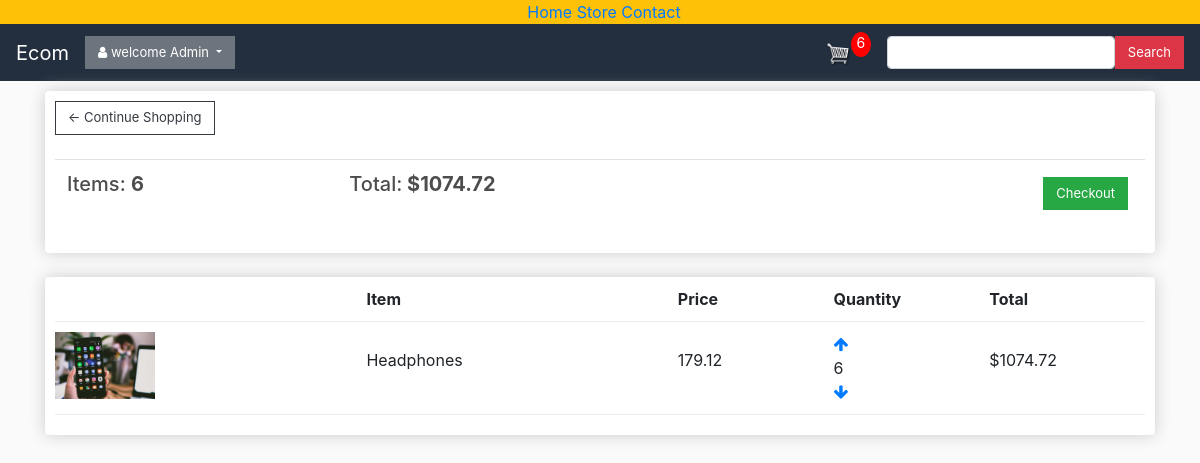
Page /user_cart/ (signed in) on the earlier database version.
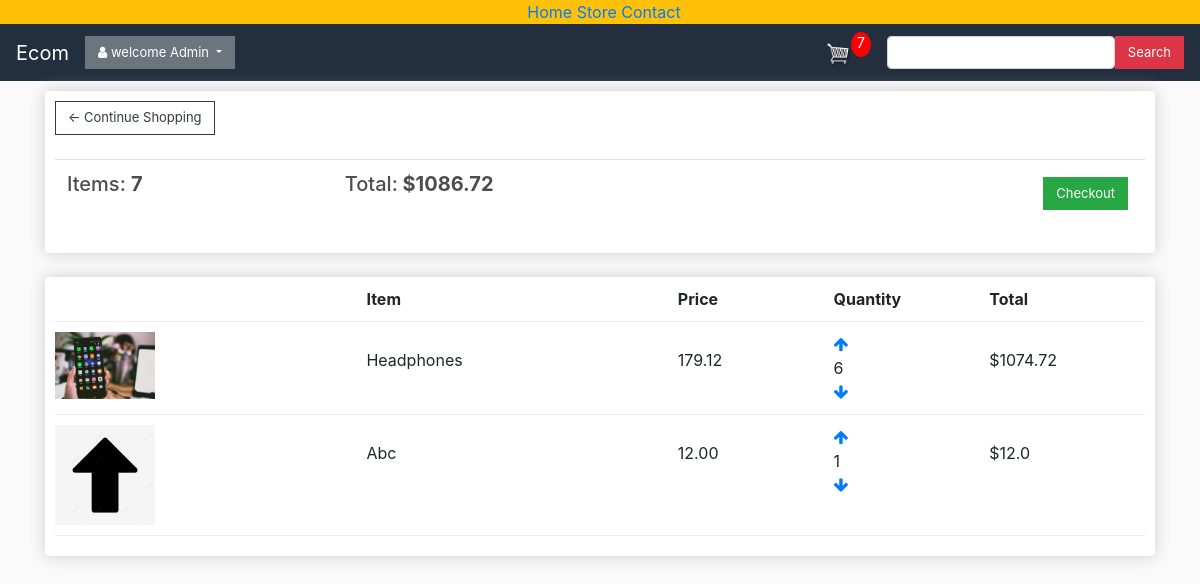
Same page on the later database version.
### user_panel/models.py (models this page shows, shortened)
class Order(models.Model):
    customer = models.ForeignKey(Customer, on_delete=models.SET_NULL, blank=True, null=True)
    date_orderd = models.DateTimeField(auto_now_add=True)
    complete = models.BooleanField(default=False, null=True, blank=False)
    transaction_id = models.CharField(max_length=200, null=True)
    @property
    def get_cart_total(self):
        orderitems = self.orderitem_set.all()
        total = sum([item.get_total for item in orderitems])
        return total
    @property
    def get_cart_items(self):
        orderitems = self.orderitem_set.all()
        total = sum([item.quantity for item in orderitems])
        return total

class OrderItem(models.Model):
    product = models.ForeignKey(Product, on_delete=models.SET_NULL, blank=True, null=True)
    order = models.ForeignKey(Order, on_delete=models.SET_NULL, blank=True, null=True)
    quantity = models.IntegerField(default=0, null=True, blank=True)
    date_added = models.DateTimeField(auto_now_add=True)
    @property
    def get_total(self):
        total = self.product.price * self.quantity
        return total

class Product(models.Model):
    name = models.CharField(max_length=200, null=True)
    price = models.FloatField()
    descriptions = models.CharField(max_length=500, null=True)
    digital = models.BooleanField(default=False, null=True, blank=False)
    image1 = models.ImageField(null=True, blank=True)
    image2 = models.ImageField(null=True, blank=True)
    image3 = models.ImageField(null=True, blank=True)
    def imageURL1(self):
        try:
            url = self.image1.url
        except:
            url = ''
        return url

### user_panel/views.py (the view)
# urls.py: path('user_cart/', views.cart, name="user_cart"),
def cart(request):
    if request.user.is_authenticated:
        customer = request.user.customer
        order, created = Order.objects.get_or_create(customer=customer, complete=False)
        items = order.orderitem_set.all()
        cartItems = order.get_cart_items
    else:
        items = []
        order = {'get_cart_total':0, 'get_cart_items': 0,  'shipping': False}
        cartItems = order['get_cart_items']
    context = {
        'items': items,
        'order': order,
        'cartItems': cartItems
    }
    return render(request, 'user_panel/cart.html', context)

### templates/user_panel/cart.html
{% extends 'user_panel/base.html' %} {% load static %} {% block content %}
<div class="row">
  <div class="col-lg-12">
    <div class="box-element">
      <a class="btn btn-outline-dark" href="{% url 'user_store' %}"
        >&#x2190; Continue Shopping</a
      >
      <br />
      <br />
      <table class="table">
        <tr>
          <th>
            <h5>Items: <strong>{{order.get_cart_items}}</strong></h5>
          </th>
          <th>
            <h5>
              Total:<strong> ${{order.get_cart_total|floatformat:2}}</strong>
            </h5>
          </th>
          <th>
            <a
              style="float: right; margin: 5px"
              class="btn btn-success"
              href="{% url 'user_checkout' %}"
              >Checkout</a
            >
          </th>
        </tr>
      </table>
    </div>
    <br />
    <div class="box-element">
      <div class="cart-row">
        <div style="flex: 2"></div>
        <div style="flex: 2"><strong>Item</strong></div>
        <div style="flex: 1"><strong>Price</strong></div>
        <div style="flex: 1"><strong>Quantity</strong></div>
        <div style="flex: 1"><strong>Total</strong></div>
      </div>
      {% for item in items %}
      <div class="cart-row">
        <div style="flex: 2">
          <img class="row-image" src="{{item.product.imageURL1}}" />
        </div>
        <div style="flex: 2" class="mt-3"><p>{{item.product.name}}</p></div>
        <div style="flex: 1" class="mt-3"><p>{{item.product.price|floatformat:2}}</p></div>
        <div style="flex: 1">
          <div class="align-self-start">
          <a href="#" data-product={{item.product.id}} data-action="add" class="update-cart">
            <i class="fa fa-arrow-up" aria-hidden="true"></i>
            </a>
          </div>
          <div class="align-self-end">{{item.quantity}}</div>
          <div class="align-self-center">
          <a href="#" data-product={{item.product.id}} data-action="remove" class="update-cart">
            <i class="fa fa-arrow-down" aria-hidden="true"></i>
            </a>
          </div>
        </div>
        <div style="flex: 1" class="mt-3"><p>${{item.get_total}}</p></div>
      </div>
      {% endfor %}
    </div>
  </div>
</div>
{% endblock content %}

### templates/user_panel/base.html (shortened to what this page needs)
{% load static %}
<!DOCTYPE html>
<html lang="en">
  <head>
    <link
      rel="stylesheet"
      href="https://maxcdn.bootstrapcdn.com/bootstrap/4.5.2/css/bootstrap.min.css"
    />
    <link
      rel="stylesheet"
      href="https://cdnjs.cloudflare.com/ajax/libs/font-awesome/4.7.0/css/font-awesome.min.css"
    />
    <link rel="stylesheet" href="{% static 'user/css/style.css' %}" />
  </head>
  <body>
<div class="row bg-warning">
<div class="col-4">
</div>
<div class="col-4 text-center">
<a href="{% url 'user_home' %}" class="ml-2">Home</a>
<a href="{% url 'user_store' %}">Store</a>
<a href="{% url 'user_store' %}">Contact</a>
</div>
<div class="col-4">
</div>
</div>
    <nav class="navbar navbar-expand-lg navbar-dark bg-dark  ">
      <a class="navbar-brand" href="{% url 'user_home' %}">Ecom</a>
      <div class="collapse navbar-collapse" id="navbarSupportedContent">
        <ul class="navbar-nav mr-auto">
              <div class="d-flex flex-row">
  <div class="">
   {% if user.is_authenticated %}
            <div class="dropdown">
  <button class="btn btn-secondary dropdown-toggle btns" type="button" id="dropdownMenuButton" data-toggle="dropdown" aria-haspopup="true" aria-expanded="false">
    <i class="fa fa-user" aria-hidden="true"></i> welcome
            {{request.user.username}}
  </button>
</div>
      {% else %}
      <a class="btn btn-secondary btns">Login</a>
      {% endif %}
  </div>
</div>
        </ul>
        <div class="form-inline my-2 my-lg-0">
          <a href="{% url 'user_cart' %}">
            <img id="cart-icon" src="{% static 'images/cart.png' %}" />
          </a>
          <p id="cart-total">{{cartItems}}</p>
        </div>
        <div class="form-inline my-2 my-lg-0 text-center">
         <div class="d-flex flex-row">
  <div class="ml-3">
  <form  method="get" action="{% url 'user_search' %}">
  <input type="search" class="form-control" name="search"/> </div>
  <div class=""> <button class="btn btn-danger" type="submit">Search</button></div>
</div>
        </div>
      </div>
    </nav>
    <div class="container">{% block content %} {% endblock content %}</div>
  </body>
</html>

Differences in the rows shown:
computed for Order: get_cart_items "6" → "7"; get_cart_total "1074.72" → "1086.72"
added OrderItem: product.imageURL1 (picture), product.name "Abc", product.price "12.00", quantity "1", get_total "12.0"
Other differences:
{{ cartItems }}: "6" → "7"
